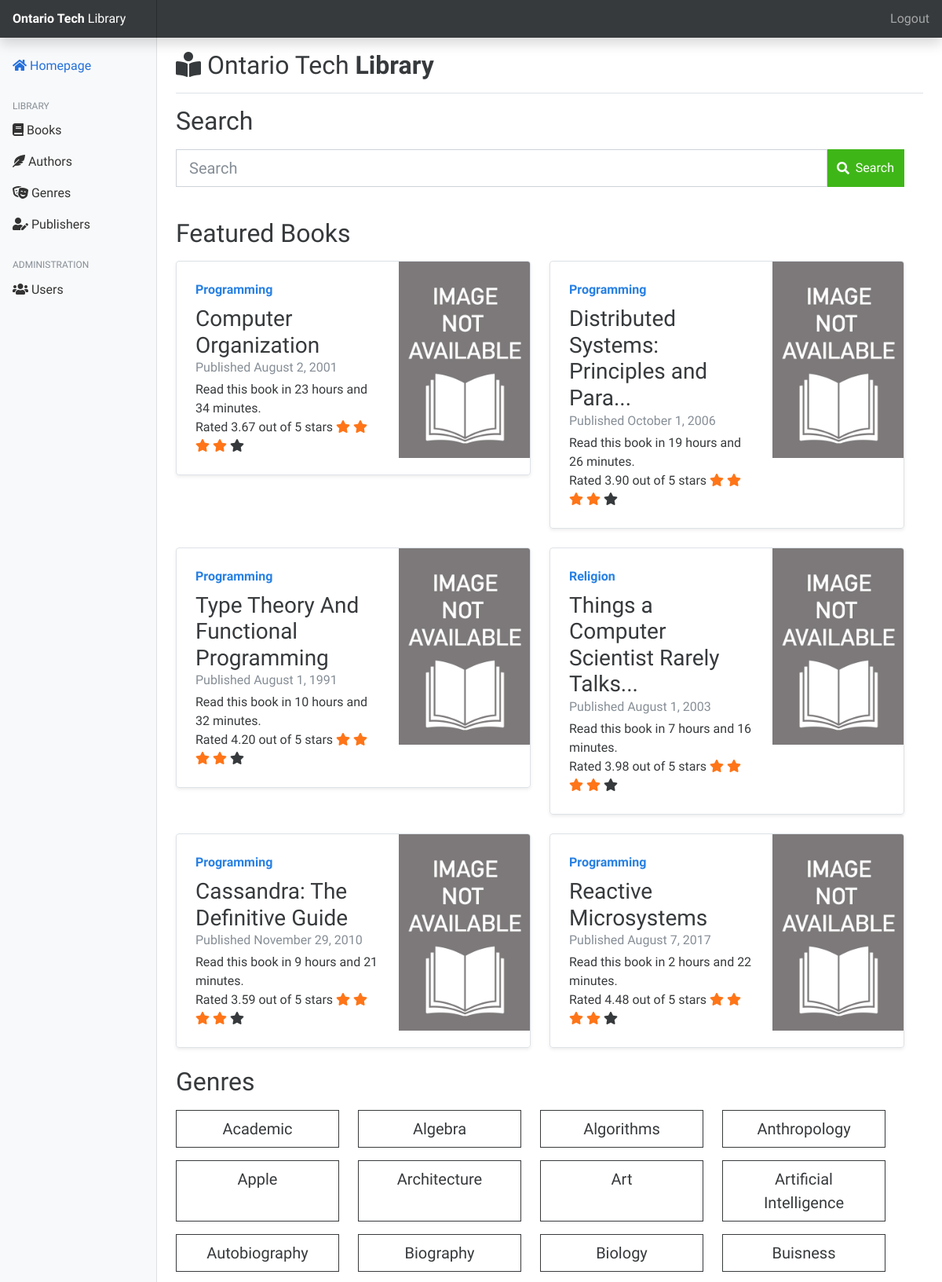
The page / (signed in, upper part) on the database its author committed.
### tables this page shows
CREATE TABLE books (
    id INTEGER UNSIGNED NOT NULL AUTO_INCREMENT PRIMARY KEY,
    title VARCHAR(255) NOT NULL, 
    pages INTEGER UNSIGNED, 
    slug VARCHAR(255),
    rating DECIMAL(4, 2), 
    isbn VARCHAR(13), 
    published_at DATE, 
    publisher_id INTEGER UNSIGNED REFERENCES publishers(id)
);

CREATE TABLE genres (
    id INTEGER UNSIGNED NOT NULL AUTO_INCREMENT PRIMARY KEY,
    name VARCHAR(255) NOT NULL, 
    parent_id INTEGER UNSIGNED REFERENCES genres(id)
);

### routes.php (called while the page is built, shortened)
<?php
get('/', 'views/index.php');

### db.class.php (called while the page is built, shortened)
<?php
class DB {
  protected static $mdb = null;
  public static function getMDB() {
    $mdb = DB::$mdb;
    if ($mdb === null) {
      $mdb = DB::$mdb = new MeekroDB();
    }
    $mdb->sync_config();
    return $mdb;
  }
  public static function __callStatic($name, $args) {
    $fn = array(DB::getMDB(), $name);
    return call_user_func_array($fn, $args);
  }
}
class MeekroDB {
  public $encoding = 'latin1';
  public $connect_options = array(MYSQLI_OPT_CONNECT_TIMEOUT => 30);
  public $internal_mysql = null;
  public $num_rows = 0;
  public function __construct($host=null, $user=null, $password=null, $dbName=null, $port=null, $encoding=null, $socket=null)  {
    if ($encoding === null) $encoding = DB::$encoding;
    $this->encoding = $encoding;
  }
  public function get() {
    $mysql = $this->internal_mysql;
    if (!($mysql instanceof MySQLi)) {
      $mysql = new mysqli();
      foreach ($this->connect_options as $key => $value) {
        $mysql->options($key, $value);
      }
      $mysql->set_charset($this->encoding);
      $this->internal_mysql = $mysql;
    }
    return $mysql;
  }
  function runHook($type, $args=array()) {
    if ($type == 'pre_parse') {
      $query = $args['query'];
      $args = $args['args'];
      return array($query, $args);
    }
    else if ($type == 'pre_run') {
      $query = $args['query'];
      return $query;
    }
  }
  function parse($query) {
    $args = func_get_args();
    array_shift($args);
    $query = trim($query);
    if (! $args) return $query;
    $query = '';
    return $query;
  }
  public function query() { return $this->queryHelper(array('assoc' => true), func_get_args()); }
  protected function queryHelper($opts, $args) {
    $query = array_shift($args);
    $opts_fullcols = (isset($opts['fullcols']) && $opts['fullcols']);
    $opts_raw = (isset($opts['raw']) && $opts['raw']);
    $opts_assoc = (isset($opts['assoc']) && $opts['assoc']);
    $opts_walk = (isset($opts['walk']) && $opts['walk']);
    $is_buffered = !($opts_raw || $opts_walk);
    list($query, $args) = $this->runHook('pre_parse', array('query' => $query, 'args' => $args));
    $sql = call_user_func_array(array($this, 'parse'), array_merge(array($query), $args));
    $sql = $this->runHook('pre_run', array('query' => $sql));
    $db = $this->get();
    $starttime = microtime(true);
    $result = $db->query($sql, $is_buffered ? MYSQLI_STORE_RESULT : MYSQLI_USE_RESULT);
    $runtime = microtime(true) - $starttime;
    $runtime = sprintf('%f', $runtime * 1000);
    if ($is_buffered && ($result instanceof MySQLi_Result)) $this->num_rows = $result->num_rows;
    else $this->num_rows = null;
    $Exception = null;
    $hookHash = array('query' => $sql, 'runtime' => $runtime);
    if ($Exception) {
      $hookHash['exception'] = $Exception;
      $hookHash['error'] = $Exception->getMessage();
    } else if ($this->num_rows) {
      $hookHash['rows'] = $this->num_rows;
    } else {
      $hookHash['affected'] = $db->affected_rows;
    }
    $return = array();
    while ($row = ($opts_assoc ? $result->fetch_assoc() : $result->fetch_row())) {
      $return[] = $row;
    }
    return $return;
  }
}
?>

### views/index.php (the view)
<?php
$featured_books = DB::query("SELECT *, (SELECT name FROM genres WHERE id = (SELECT genre_id FROM book_genres WHERE book_id = books.id LIMIT 1)) as genre FROM books ORDER BY RAND() LIMIT 6");
$genres = DB::query("SELECT id, name, (SELECT COUNT(*) FROM book_genres WHERE genre_id = genres.id) as books FROM genres ORDER BY name");
include('includes/header.php');
?>
<div class="d-flex justify-content-between flex-wrap flex-md-nowrap align-items-center pt-3 pb-2 mb-3 border-bottom">
    <h1 class="h2"><i class="fas fa-book-reader"></i> Ontario Tech <strong>Library</strong></h1>
</div>
<div class="row mb-4">
    <h2 class="mb-3">Search</h2>
    <div class="row">
        <div class="col-lg-12">
            <form action="/books" class="">
                <div class="input-group mb-3">
                    <input type="text" name="search" class="form-control form-control-lg" placeholder="Search">
                    <button type="submit" class="input-group-text btn-success"><i class="fa fa-search">&nbsp;</i>&nbsp;Search</button>
                </div>
            </form>
        </div>
    </div>
</div>
<div class="row mb-4">
    <h2 class="mb-3">Featured Books</h2>
    <div class="row">
        <?php foreach ($featured_books as $book): ?>
            <div class="col-md-6">
                <div class="row g-0 border rounded overflow-hidden flex-md-row mb-4 shadow-sm h-md-250 position-relative cursor-pointer" onclick="window.location.href='/book/<?= strtolower(trim(preg_replace('/[^A-Za-z0-9-]+/', '-', $book['title']))); ?>-<?= $book['id'] ?>'">
                    <div class="col p-4 d-flex flex-column position-static">
                        <strong class="d-inline-block mb-2 text-primary"><?= $book['genre'] ?></strong>
                        <h3 class="mb-0"><?= (strlen($book['title']) > 43) ? substr($book['title'], 0, 40) . '...' : $book['title'] ?></h3>
                        <div class="mb-1 text-muted">Published <?= date('F j, Y', strtotime($book['published_at'])) ?></div>
                        <p class="card-text mb-auto">
                            Read this book in <?= floor(($book['pages'] * 1.7) / 60) . ' hours and ' . (($book['pages'] * 1.7) % 60) . ' minutes' ?>.<br>
                            Rated <?= $book['rating'] ?> out of 5 stars
                            <span class="fa fa-star<?= round($book['rating']) >= 1 ? ' text-warning' : ''?>"></span>
                            <span class="fa fa-star<?= round($book['rating']) >= 2 ? ' text-warning' : ''?>"></span>
                            <span class="fa fa-star<?= round($book['rating']) >= 3 ? ' text-warning' : ''?>"></span>
                            <span class="fa fa-star<?= round($book['rating']) >= 4 ? ' text-warning' : ''?>"></span>
                            <span class="fa fa-star<?= round($book['rating']) >= 5 ? ' text-warning' : ''?>"></span>
                        </p>
                    </div>
                    <div class="col-auto d-none d-lg-block">
                        <img height="250" src="/assets/images/cover-default.png" alt="<?= $book['title'] ?>">
                    </div>
                </div>
            </div>
        <?php endforeach; ?>
    </div>
    <div class="row mb-4">
    <h2 class="mb-3">Genres</h2>
    <div class="row">
        <?php foreach ($genres as $genre): ?>
            <div class="d-grid gap-2 col-sm-3 mb-3">
                <a href="/books?genre=<?= $genre['id'] ?>" class="btn btn-outline-secondary btn-lg btn-block">
                    <?= $genre['name'] ?>
                </a>
            </div>
        <?php endforeach; ?>
    </div>
</div>
<?php include('includes/footer.php'); ?>

### router.php (shortened to what this page needs)
<?php
require_once 'db.class.php';
function get($route, $path_to_include) {
    if ($_SERVER['REQUEST_METHOD'] == 'GET') {
        if (route($route, $path_to_include)) exit();
    }
}
function route($route, $path_to_include) {
    $ROOT = $_SERVER['DOCUMENT_ROOT'];
    $request_url       = filter_var($_SERVER['REQUEST_URI'], FILTER_SANITIZE_URL);
    $request_url       = rtrim($request_url, '/');
    $request_url       = strtok($request_url, '?');
    $route_parts       = explode('/', $route);
    $request_url_parts = explode('/', $request_url);
    array_shift($route_parts);
    array_shift($request_url_parts);
    if ($route_parts[0] == '' && count($request_url_parts) == 0) {
        include_once("$ROOT/$path_to_include");
        return true;
    }
    if (count($route_parts) != count($request_url_parts)) {
        return false;
    }
    return true;
}

### views/includes/header.php (shortened to what this page needs)
<!doctype html>
<html lang="en">
    <head>
        <link href="/assets/css/bootstrap.min.css" rel="stylesheet">
        <link href="/assets/css/fontawesome.min.css" rel="stylesheet">
        <link href="/assets/css/style.css" rel="stylesheet">
    </head>
    <body>
        <header class="navbar navbar-dark sticky-top bg-dark flex-md-nowrap p-0 shadow">
            <a class="navbar-brand col-md-3 col-lg-2 me-0 px-3" href="/"><strong>Ontario Tech</strong> Library</a>
            <div class="navbar-nav">
                <div class="nav-item text-nowrap">
                    <a class="nav-link px-3" href="/logout">Logout</a>
                </div>
            </div>
        </header>
        <div class="container-fluid">
        <div class="row">
        <nav id="sidebarMenu" class="col-md-3 col-lg-2 d-md-block bg-light sidebar collapse">
            <div class="position-sticky pt-3">
                <ul class="nav flex-column">
                    <li class="nav-item">
                        <a class="nav-link<?= ($route == '/') ? ' active' : '' ?>" href="/">
                            <i class="fas fa-home"></i> Homepage
                        </a>
                    </li>
                </ul>
                <h6 class="sidebar-heading d-flex justify-content-between align-items-center px-3 mt-4 mb-1 text-muted">
                    <span>Library</span>
                </h6>
                <ul class="nav flex-column mb-2">
                    <li class="nav-item">
                        <a class="nav-link<?= (str_starts_with($route, '/book')) ? ' active' : '' ?>" href="/books">
                            <i class="fas fa-book"></i> Books
                        </a>
                    </li>
                    <li class="nav-item">
                        <a class="nav-link<?= (str_starts_with($route, '/author')) ? ' active' : '' ?>" href="/authors">
                            <i class="fas fa-feather-alt"></i> Authors
                        </a>
                    </li>
                    <li class="nav-item">
                        <a class="nav-link<?= (str_starts_with($route, '/genre')) ? ' active' : '' ?>" href="/genres">
                            <i class="fas fa-theater-masks"></i> Genres
                        </a>
                    </li>
                    <li class="nav-item">
                        <a class="nav-link<?= (str_starts_with($route, '/publisher')) ? ' active' : '' ?>" href="/publishers">
                            <i class="fas fa-user-edit"></i> Publishers
                        </a>
                    </li>
                </ul>
                <h6 class="sidebar-heading d-flex justify-content-between align-items-center px-3 mt-4 mb-1 text-muted">
                    <span>Administration</span>
                </h6>
                <ul class="nav flex-column mb-2">
                    <li class="nav-item">
                        <a class="nav-link<?= (str_starts_with($route, '/user')) ? ' active' : '' ?>" href="/users">
                            <i class="fas fa-users"></i> Users
                        </a>
                    </li>
                </ul>
            </div>
        </nav>
        <main class="col-md-9 ms-sm-auto col-lg-10 px-md-4">

### views/includes/footer.php (shortened to what this page needs)
		</main>
	</div>
</div>
</body>
</html>

### assets/css/style.css (style rules this page uses)
.cursor-pointer { cursor: pointer; }
.sidebar { position: fixed; top: 0; bottom: 0; left: 0; z-index: 100; padding: 48px 0 0; box-shadow: inset -1px 0 0 rgba(0, 0, 0, .1); }
.sidebar .nav-link { font-weight: 500; color: #333; }
.sidebar .nav-link.active { color: #2470dc; }
.sidebar-heading { font-size: .75rem; text-transform: uppercase; }
.navbar-brand { padding-top: .75rem; padding-bottom: .75rem; font-size: 1rem; box-shadow: inset -1px 0 0 rgba(0, 0, 0, .25); }

### rows shown on the page
books: genre "Programming", title "Computer Organization", published_at "August 2, 2001", floor(($book['pages']*1.7)/60) "23", ($book['pages']*1.7)%60 "34", rating "3.67"
books: genre "Programming", title "Distributed Systems: Principles and Para", published_at "October 1, 2006", floor(($book['pages']*1.7)/60) "19", ($book['pages']*1.7)%60 "26", rating "3.90"
books: genre "Programming", title "Type Theory And Functional Programming", published_at "August 1, 1991", floor(($book['pages']*1.7)/60) "10", ($book['pages']*1.7)%60 "32", rating "4.20"
books: genre "Religion", title "Things a Computer Scientist Rarely Talks", published_at "August 1, 2003", floor(($book['pages']*1.7)/60) "7", ($book['pages']*1.7)%60 "16", rating "3.98"
books: genre "Programming", title "Cassandra: The Definitive Guide", published_at "November 29, 2010", floor(($book['pages']*1.7)/60) "9", ($book['pages']*1.7)%60 "21", rating "3.59"
books: genre "Programming", title "Reactive Microsystems", published_at "August 7, 2017", floor(($book['pages']*1.7)/60) "2", ($book['pages']*1.7)%60 "22", rating "4.48"
genres: name "Academic"
genres: name "Algebra"
genres: name "Algorithms"
genres: name "Anthropology"
genres: name "Apple"
genres: name "Architecture"
genres: name "Art"
genres: name "Artificial Intelligence"
genres: name "Autobiography"
genres: name "Biography"
genres: name "Biology"
genres: name "Buisness"
